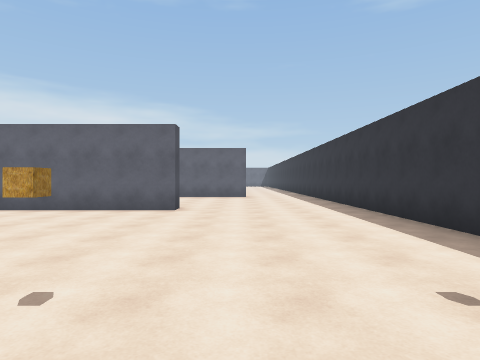
[1] (above)

21 first-person views from a walk through a scene from a Unity 3-D project. The camera is 1.4 m above the floor, looks level and sees 75° across. The floor is counted in squares, 2 m on a side. Each view is taken from the middle of a square. On the plan, view 1 faces up. The plan holds only what a view shows up to about 10 squares ahead; the rest is blank. The place goes on beyond the plan. The player character is not drawn.

[2]
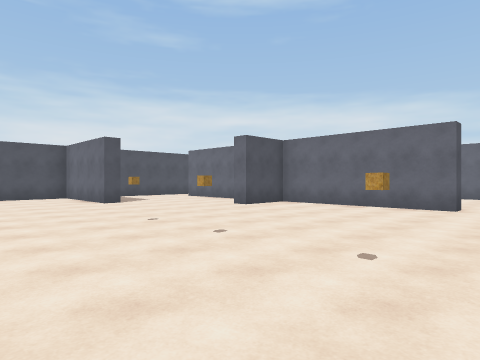

[3]
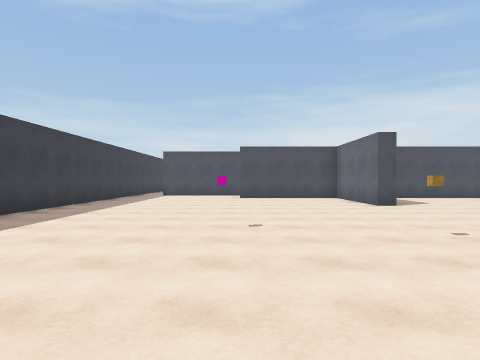

[4]
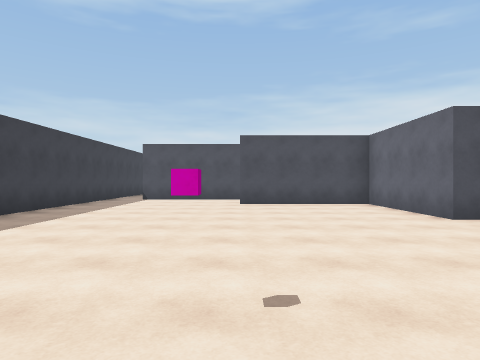

[5]
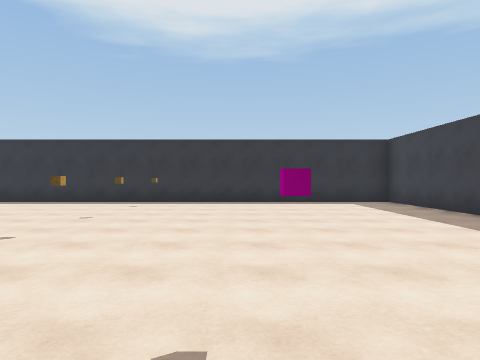

[6]
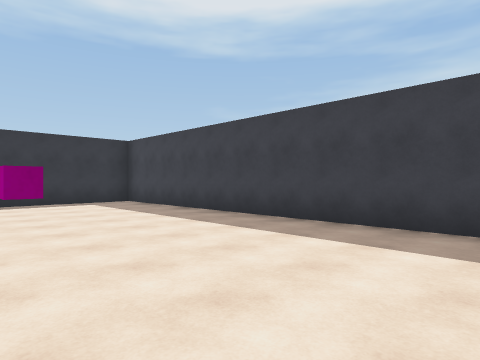

[7]
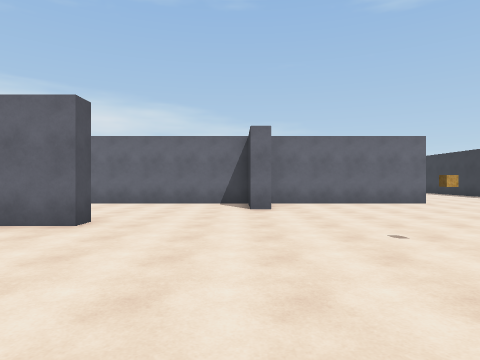

[8]
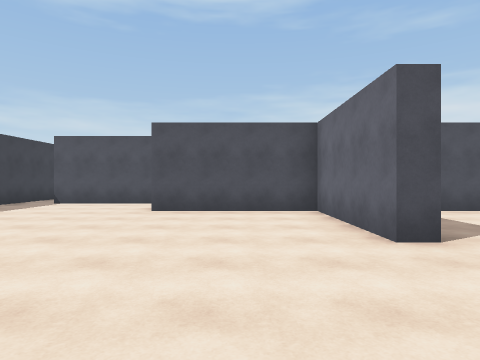

[9]
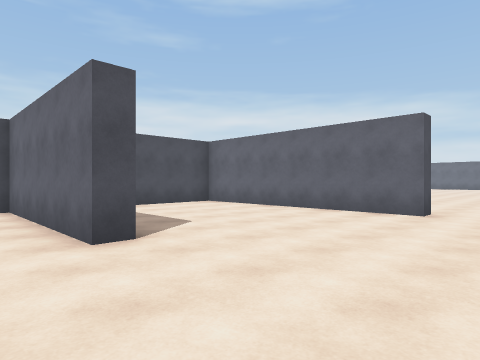

[10]
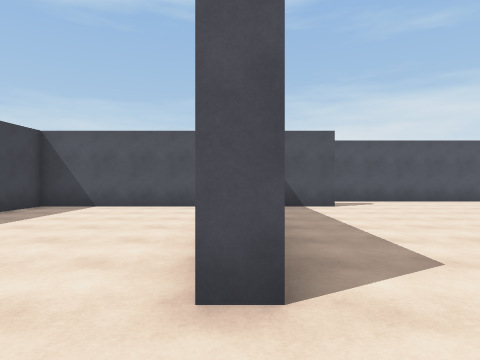

[11]
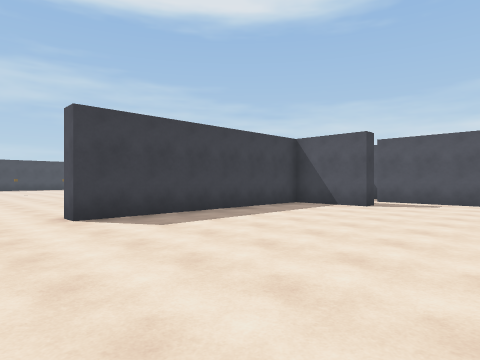

[12]
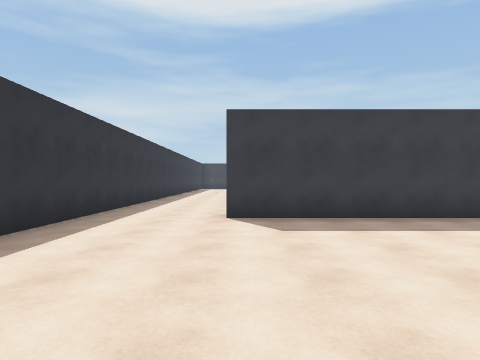

[13]
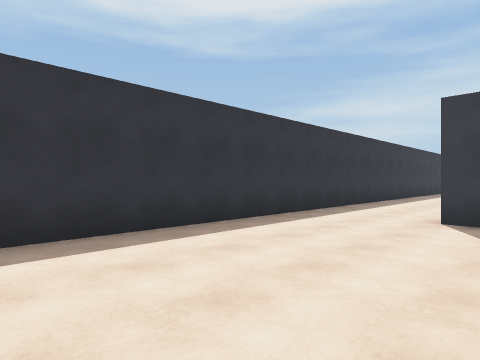

[14]
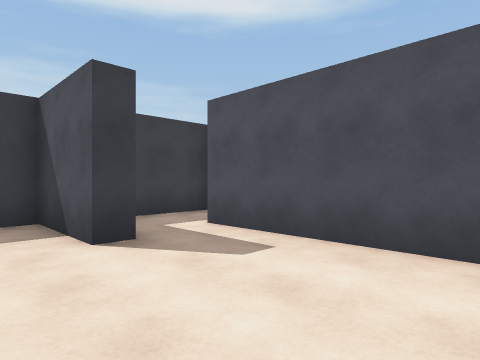

[15]
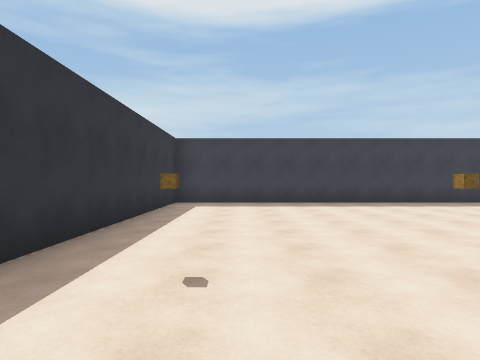

[16]
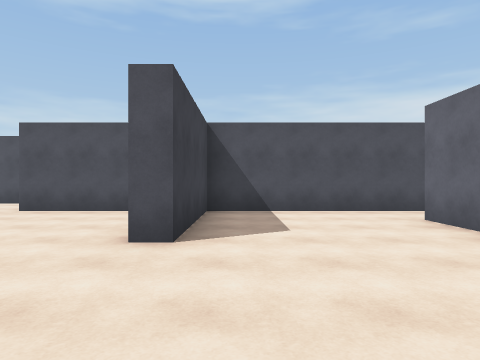

[17]
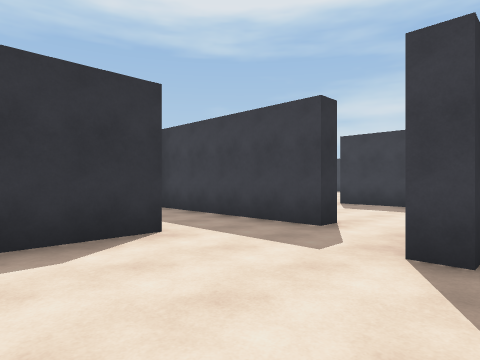

[18]
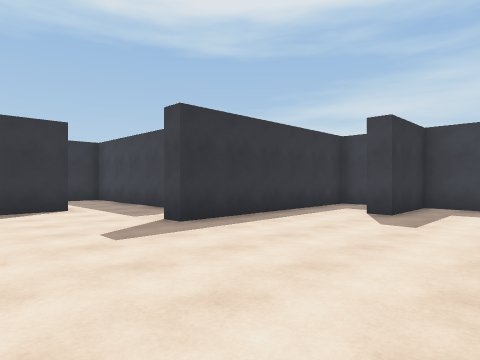

[19]
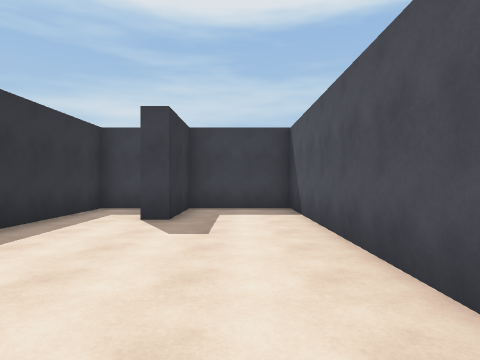

[20]
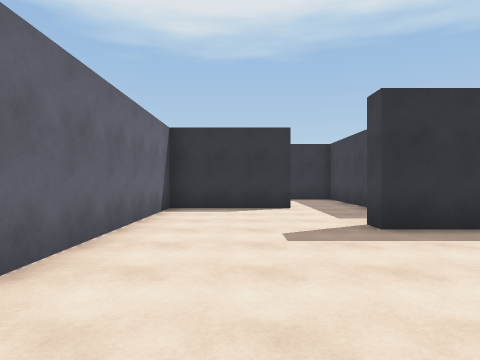

[21]
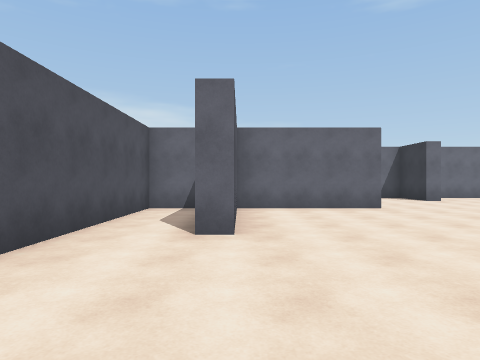

### Floor plan
Points are (right, up) in squares from view 1. A wall is a line through its corners. A room is listed if a view was taken in it or the views show most of it. See-through windows are left out.
Room 1 (views 1, 2, 3, 4, 5, 6, 7, 8, 9, 15, 16, 21)
walls: (-6.6, 7.3) (-11.5, 7.3); (-1.5, 7.8) (-1.5, 7.3) (-6.3, 7.3) (-6.3, 5.5) (-6.7, 5.5) (-6.7, 6.6); (-14.1, 2.8) (-15.2, 2.8) (-15.2, -4.5); (-6.3, 11.9) (-6.3, 7.7) (-4.8, 7.7); (-13.1, 8.2) (-13.1, 3.2) (-9.5, 3.2) (-9.5, 2.8) (-13.1, 2.8) (-13.1, -1) (-13.6, -1); (0.2, 12.7) (-5.4, 12.7); (-16, -5.8) (3, -5.8) (3, 12.5)
ways out: opening at (1.5, 13) to room 2; opening at (-12, 8) to room 3; opening at (-16, -5)
Room 2 (views 10, 11, 12, 13, 14)
walls: (-6.8, 15.5) (-6.3, 15.5) (-6.3, 13.3) (0.2, 13.3) (0.2, 12.7); (-8.3, 18.6) (-8.3, 15); (3, 12.5) (3, 18.5); (-9.8, 13.3) (-7.9, 13.3)
ways out: opening at (1.5, 13) to room 1
Room 3 (views 17, 18, 19, 20)
walls: (-18.3, 9.4) (-18.3, 3.2) (-15.8, 3.2) (-15.8, 5.5) (-15.2, 5.5); (-11.5, 7.3) (-11.5, 7.7) (-10.5, 7.7); (-10.3, 9.6) (-10.3, 12.7) (-15.8, 12.7); (-14.6, 3.2) (-13.6, 3.2) (-13.6, 9) (-13, 9)
ways out: opening at (-12, 8) to room 1; opening at (-10, 9)

Positions as (right, up) in squares from view 1, and headings:
1: (0, 0), facing up
2: (0, -1), facing up-left
3: (-1, -1), facing left
4: (-4, -1), facing left
5: (-7, -1), facing right
6: (-7, -1), facing down-right
7: (-7, -2), facing up
8: (-6, 1), facing left
9: (2, 6), facing up-left
10: (2, 13), facing left
11: (2, 19), facing down-left
12: (0, 19), facing down
13: (-1, 19), facing down-right
14: (-5, 19), facing down-left
15: (1, 4), facing down
16: (-6, 4), facing left
17: (-14, 12), facing down-right
18: (-18, 12), facing down-right
19: (-17, 11), facing down
20: (-18, 11), facing right
21: (-13, -5), facing up
